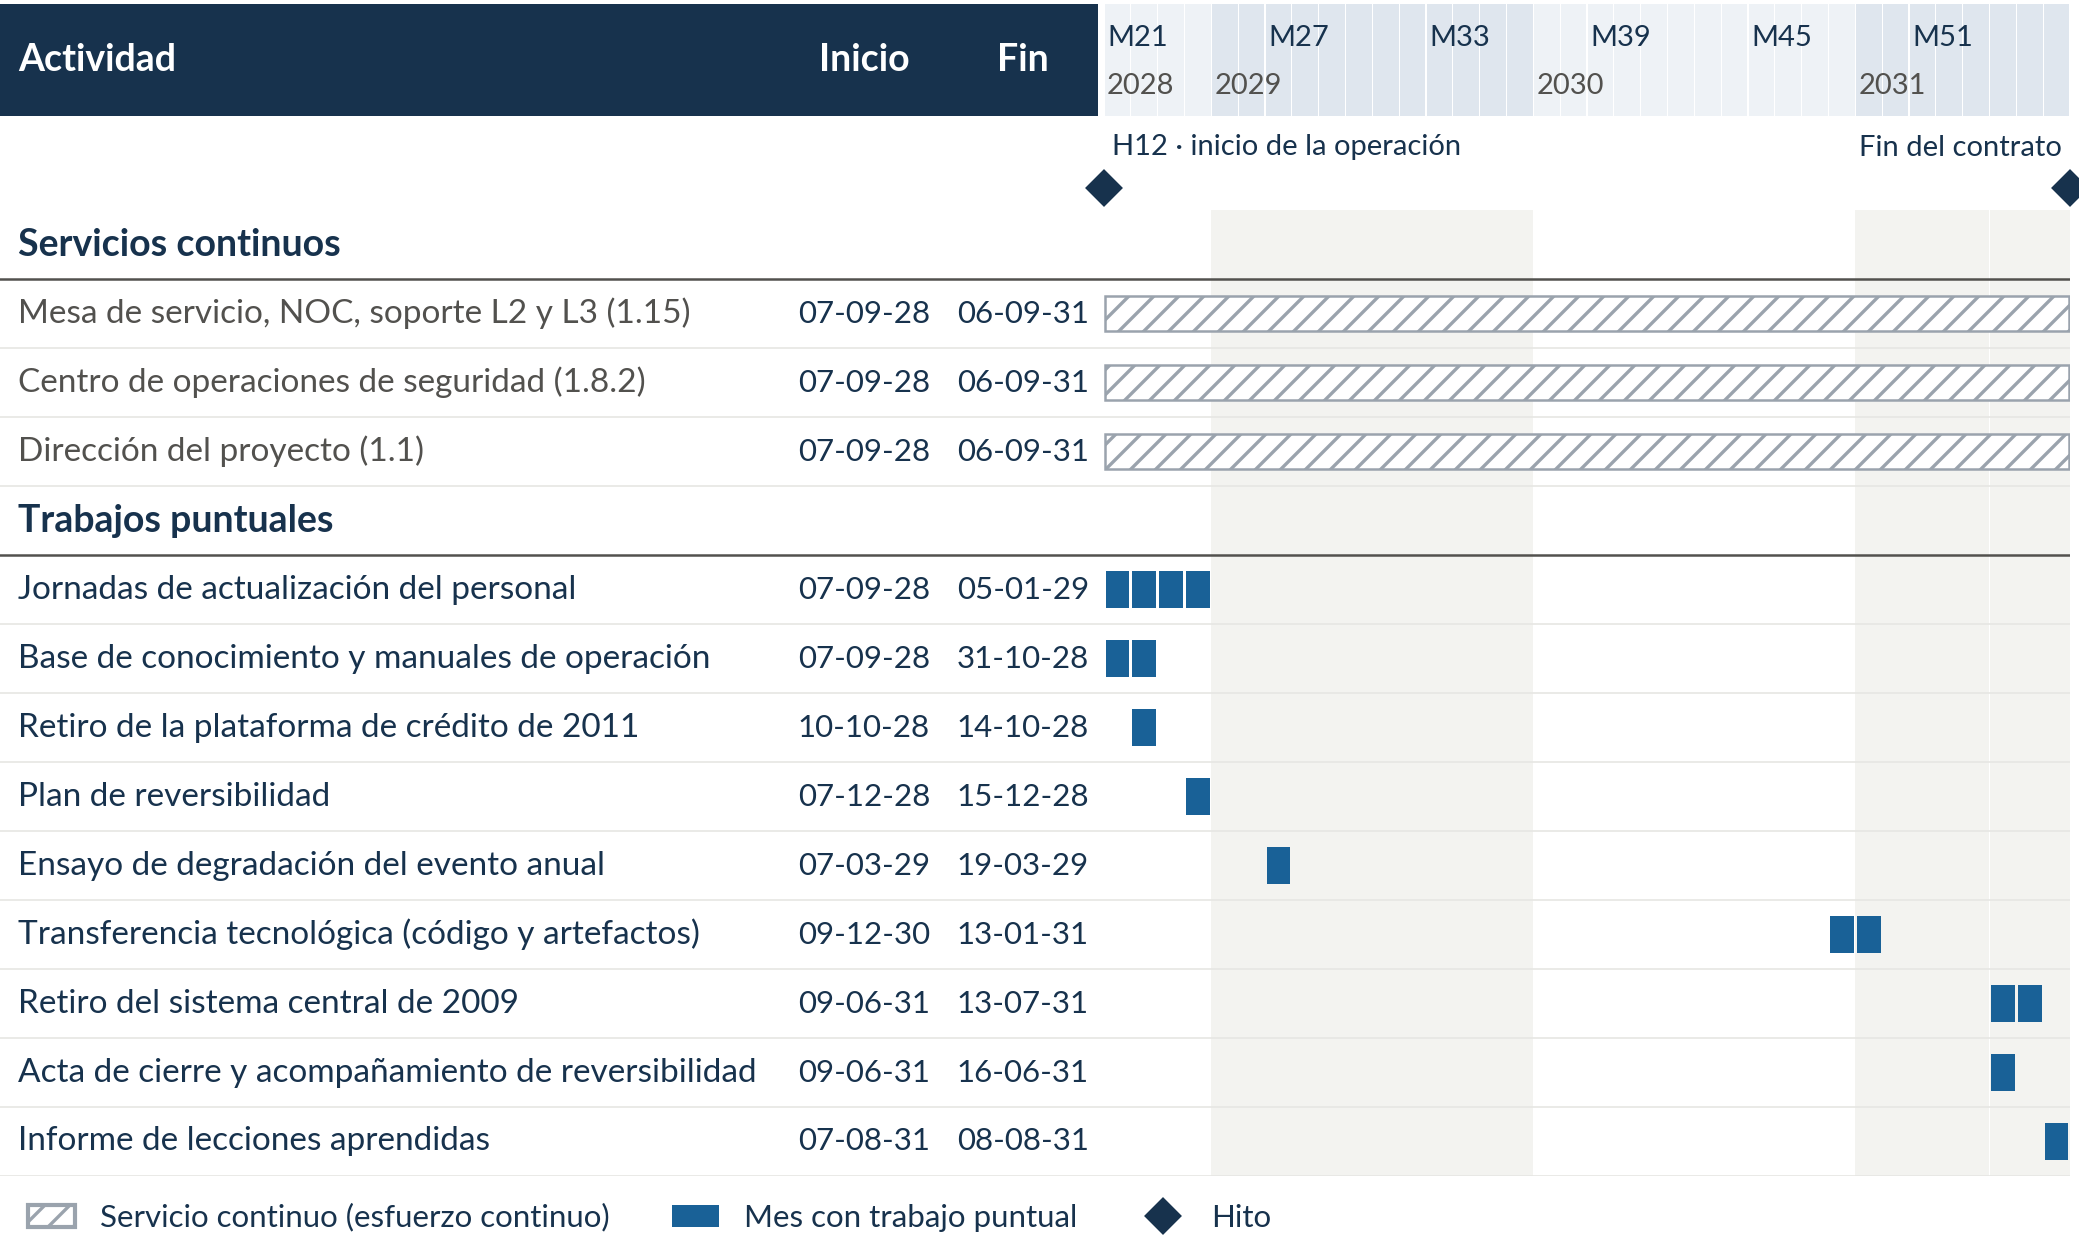

Generate this figure with Python:
"""Figura SD-07 · Cronograma de la operación, M21–M56 (servicios continuos y trabajos puntuales).

Celdas de un mes, como la vista general. Los servicios continuos (esfuerzo continuo) van rayados y sin dependencias;
los trabajos puntuales de la red del cronograma se pintan en el mes en que ocurren.
Tamaño real: 17,6 cm de ancho.
Uso: <python con matplotlib> diag-07-13_cronograma-operacion.py
"""
import csv, os, shutil
from datetime import date, timedelta
import matplotlib
matplotlib.use('Agg')
import matplotlib.pyplot as plt
from matplotlib import font_manager
from matplotlib.patches import Rectangle, Patch
from matplotlib.lines import Line2D

for _f in ('Lato-Regular.ttf', 'Lato-Bold.ttf'):
    _r = os.path.join('/usr/share/fonts/truetype/lato', _f)
    if os.path.exists(_r):
        font_manager.fontManager.addfont(_r)
AQUI = os.path.dirname(os.path.abspath(__file__))
RAIZ = os.path.normpath(os.path.join(AQUI, '..', '..'))
V = os.path.join(RAIZ, '80_Artefactos/sd-07_contexto/red-v3-2026-11-10')
FIG = os.path.join(RAIZ, '02_Propuesta/latex_final/figuras/sd07-figuras')
OSCURO, LOE = '#196197', '#9aa3ad'
TEXTO, TEXTO2, GRILLA, BANDA, CABECERA = '#17324D', '#52514e', '#e6e6e3', '#f3f3f0', '#17324D'
W = 6.93
plt.rcParams.update({'font.family': 'Lato', 'font.size': 9, 'text.color': TEXTO, 'hatch.color': LOE, 'hatch.linewidth': 0.8})
P = list(csv.DictReader(open(os.path.join(V, 'programacion_v3.csv'), encoding='utf-8-sig'), delimiter=';'))
D = date.fromisoformat
M1 = date(2027, 1, 7)
def ini_mes(m):
    y, mm = divmod(M1.month - 1 + m - 1, 12)
    return date(M1.year + y, mm + 1, 7)
def mes(d):
    m = (d.year - M1.year) * 12 + d.month - M1.month + 1
    return m if d.day >= 7 else m - 1
M0, MF = 21, 56
def pk(r, pre):
    return bool(r['edt']) and any(r['edt'] == e or r['edt'].startswith(e + '.') for e in pre)
OPER = lambda r: r['etapa'] in ('OP',) or (r['inicio'] >= '2028-09-07' and r['etapa'] in ('E1-PROD',))

FILAS = [
 ('Servicios continuos', None, None),
 ('Mesa de servicio, NOC, soporte L2 y L3 (1.15)', 'loe', (21, 56)),
 ('Centro de operaciones de seguridad (1.8.2)', 'loe', (21, 56)),
 ('Dirección del proyecto (1.1)', 'loe', (21, 56)),
 ('Trabajos puntuales', None, None),
 ('Jornadas de actualización del personal', 'act', lambda r: pk(r, ['1.15.6']) and OPER(r)),
 ('Base de conocimiento y manuales de operación', 'act', lambda r: pk(r, ['1.14.3']) and OPER(r)),
 ('Retiro de la plataforma de crédito de 2011', 'act', lambda r: pk(r, ['1.7.9']) and OPER(r)),
 ('Plan de reversibilidad', 'act', lambda r: pk(r, ['1.14.4']) and OPER(r)),
 ('Ensayo de degradación del evento anual', 'act', lambda r: pk(r, ['1.9.5']) and OPER(r)),
 ('Transferencia tecnológica (código y artefactos)', 'act', lambda r: pk(r, ['1.14.2']) and OPER(r)),
 ('Retiro del sistema central de 2009', 'act', lambda r: pk(r, ['1.7.10']) and OPER(r)),
 ('Acta de cierre y acompañamiento de reversibilidad', 'act', lambda r: pk(r, ['1.14.5']) and OPER(r)),
 ('Informe de lecciones aprendidas', 'act', lambda r: pk(r, ['1.14.6']) and OPER(r)),
]
n = len(FILAS)
FILA, CAB, PIE, BANDA_H = 0.23, 0.40, 0.28, 0.30
H = CAB + BANDA_H + n * FILA + PIE
fig = plt.figure(figsize=(W, H))
cols = dict(nom=0.0, ini=2.62, fin=3.15, bar=3.68)
top, bot = 1 - (CAB + BANDA_H) / H, PIE / H
ancho = W - cols['bar'] - 0.03
tx = fig.add_axes([0, bot, cols['bar'] / W, top - bot]); tx.axis('off')
ax = fig.add_axes([cols['bar'] / W, bot, ancho / W, top - bot]); ax.axis('off')
hb = fig.add_axes([cols['bar'] / W, top, ancho / W, BANDA_H / H]); hb.axis('off')
hx = fig.add_axes([0, 1 - CAB / H, 1, CAB / H]); hx.axis('off'); hx.set_xlim(0, W); hx.set_ylim(0, 1)
for a in (tx, ax):
    a.set_ylim(n - 0.5, -0.5)
tx.set_xlim(0, cols['bar'])
for a in (ax, hb):
    a.set_xlim(M0, MF + 1)
hb.set_ylim(0, 1)
hx.add_patch(Rectangle((0, 0.03), cols['bar'] - 0.02, 0.94, color=CABECERA, lw=0))
for x, t, ha in ((cols['nom'] + 0.06, 'Actividad', 'left'), (cols['ini'] + 0.26, 'Inicio', 'center'), (cols['fin'] + 0.26, 'Fin', 'center')):
    hx.text(x, 0.5, t, ha=ha, va='center', fontsize=9, fontweight='bold', color='white')
esc = ancho / (MF + 1 - M0)
anio = None
for m in range(M0, MF + 1):
    xa = cols['bar'] + (m - M0) * esc
    y = ini_mes(m).year if ini_mes(m).month > 1 or True else None
    hx.add_patch(Rectangle((xa + 0.002, 0.03), esc - 0.004, 0.94, color='#dfe6ee' if ini_mes(m).year % 2 else '#eef2f6', lw=0))
    if (m - M0) % 6 == 0:
        hx.text(xa + 0.01, 0.68, f'M{m}', ha='left', va='center', fontsize=7, color=TEXTO)
    if ini_mes(m).year != anio:
        anio = ini_mes(m).year
        hx.text(xa + 0.01, 0.28, str(anio), ha='left', va='center', fontsize=7, color=TEXTO2)
    if ini_mes(m).year % 2:
        ax.axvspan(m, m + 1, color=BANDA, zorder=0, lw=0)
for m, et, sube in ((21, 'H12 · inicio de la operación', 0.55), (57, 'Fin del contrato', 0.55)):
    hb.plot(m, 0.25, marker='D', ms=5.5, color=TEXTO, clip_on=False, zorder=5)
    hb.text(m + (0.3 if m == 21 else -0.3), sube, et, ha='left' if m == 21 else 'right', va='bottom', fontsize=7, color=TEXTO)
for i, (nombre, tipo, dato) in enumerate(FILAS):
    if tipo is None:
        tx.text(cols['nom'] + 0.06, i, nombre, ha='left', va='center', fontsize=9, fontweight='bold')
        for a in (tx, ax):
            a.axhline(i + 0.5, color=TEXTO2, lw=0.6)
        continue
    tx.text(cols['nom'] + 0.06, i, nombre, ha='left', va='center', fontsize=8, color=TEXTO2 if tipo == 'loe' else TEXTO)
    if tipo == 'loe':
        a_, b_ = ini_mes(dato[0]), ini_mes(dato[1] + 1) - timedelta(days=1)
        ax.add_patch(Rectangle((dato[0] + 0.05, i - 0.25), dato[1] - dato[0] + 0.9, 0.5, facecolor='white', edgecolor=LOE, hatch='////', lw=0.6, zorder=3))
    else:
        rs = [r for r in P if dato(r)]
        assert rs, nombre
        a_, b_ = min(D(r['inicio']) for r in rs), max(D(r['fin_exclusivo']) for r in rs) - timedelta(days=1)
        meses = set()
        for r in rs:
            d, q = D(r['inicio']), max(D(r['fin_exclusivo']), D(r['inicio']) + timedelta(days=1))
            while d < q:
                meses.add(mes(d)); d += timedelta(days=1)
        for m in meses:
            if M0 <= m <= MF:
                ax.add_patch(Rectangle((m + 0.06, i - 0.27), 0.88, 0.54, facecolor=OSCURO, lw=0, zorder=3))
    tx.text(cols['ini'] + 0.26, i, a_.strftime('%d-%m-%y'), ha='center', va='center', fontsize=7.5)
    tx.text(cols['fin'] + 0.26, i, b_.strftime('%d-%m-%y'), ha='center', va='center', fontsize=7.5)
    tx.axhline(i + 0.5, color=GRILLA, lw=0.4); ax.axhline(i + 0.5, color=GRILLA, lw=0.4)
ley = [Patch(facecolor='white', edgecolor=LOE, hatch='////', label='Servicio continuo (esfuerzo continuo)'),
       Patch(facecolor=OSCURO, label='Mes con trabajo puntual'), Line2D([], [], marker='D', color=TEXTO, lw=0, ms=5.5, label='Hito')]
fig.legend(handles=ley, loc='lower left', bbox_to_anchor=(0, 0), ncol=3, frameon=False, fontsize=7.5, handlelength=1.5)
base = os.path.join(AQUI, 'diag-07-13_cronograma-operacion')
fig.savefig(base + '.png', dpi=300); fig.savefig(base + '.pdf'); plt.close(fig)
shutil.copyfile(base + '.pdf', os.path.join(FIG, 'diag-07-13_cronograma-operacion.pdf'))
print('ok')
